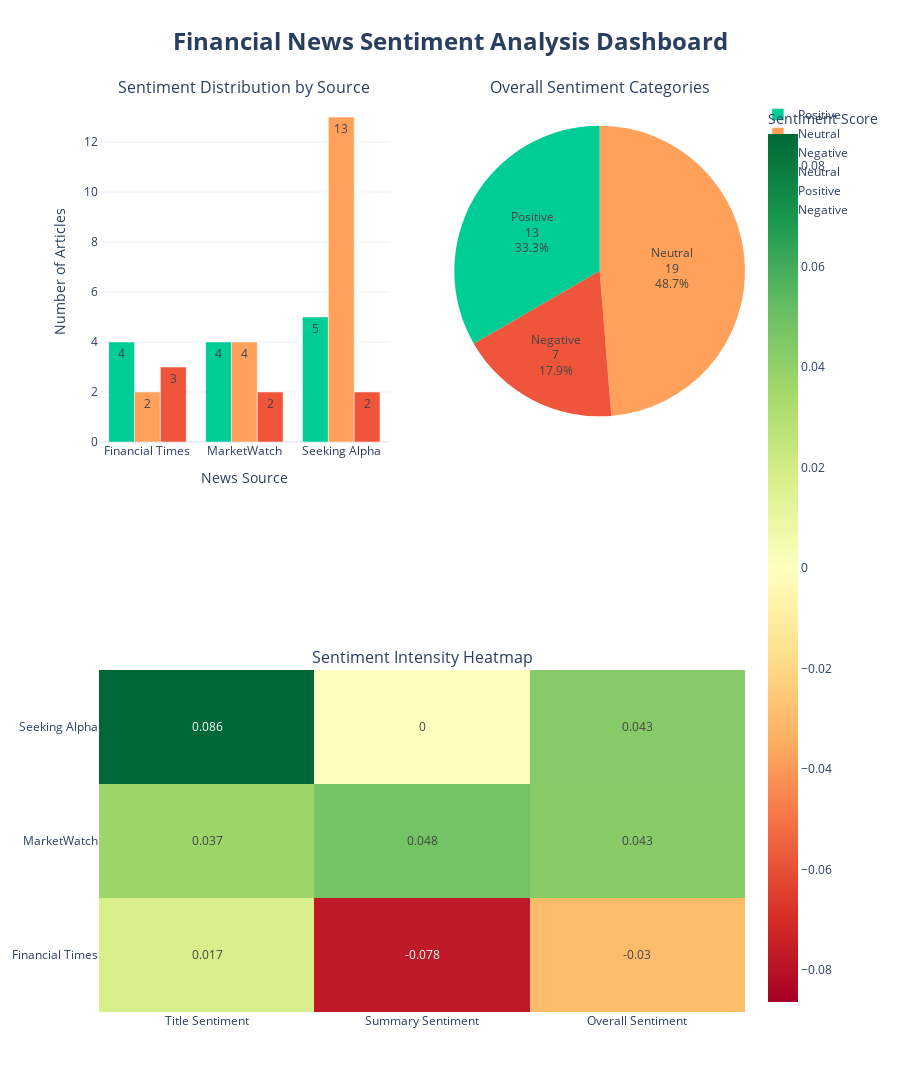

The notebook cell this image was saved under:
### Markdown cell above
## 📊 Visualization 1: News Sentiment Overview

Our first visualization provides a comprehensive overview of news sentiment across sources, showing both the distribution and intensity of market sentiment.

### Code cell
# Create sentiment overview visualization
fig1 = make_subplots(
    rows=2, cols=2,
    subplot_titles=(
        'Sentiment Distribution by Source',
        'Overall Sentiment Categories',
        'Sentiment Intensity Heatmap',
        'Daily Sentiment Trend'
    ),
    specs=[
        [{"type": "bar"}, {"type": "pie"}],
        [{"type": "heatmap", "colspan": 2}, None]
    ]
)

# 1. Sentiment by Source (Stacked Bar)
source_sentiment = pd.crosstab(final_df['source'], final_df['sentiment_category'])
colors = {'Positive': '#00CC96', 'Neutral': '#FFA15A', 'Negative': '#EF553B'}

for sentiment in ['Positive', 'Neutral', 'Negative']:
    if sentiment in source_sentiment.columns:
        fig1.add_trace(
            go.Bar(
                name=sentiment,
                x=source_sentiment.index,
                y=source_sentiment[sentiment],
                marker_color=colors[sentiment],
                text=source_sentiment[sentiment],
                textposition='inside'
            ),
            row=1, col=1
        )

# 2. Overall Sentiment Pie Chart
sentiment_counts = final_df['sentiment_category'].value_counts()
fig1.add_trace(
    go.Pie(
        labels=sentiment_counts.index,
        values=sentiment_counts.values,
        marker_colors=[colors[cat] for cat in sentiment_counts.index],
        textinfo='label+percent+value'
    ),
    row=1, col=2
)

# 3. Sentiment Intensity Heatmap
# Create heatmap data
heatmap_data = final_df.groupby('source')[['title_vader_compound', 'summary_vader_compound', 'overall_sentiment']].mean()
heatmap_data.columns = ['Title Sentiment', 'Summary Sentiment', 'Overall Sentiment']

fig1.add_trace(
    go.Heatmap(
        z=heatmap_data.values,
        x=heatmap_data.columns,
        y=heatmap_data.index,
        colorscale='RdYlGn',
        zmid=0,
        text=heatmap_data.round(3),
        texttemplate='%{text}',
        textfont={"size": 12},
        colorbar_title="Sentiment Score"
    ),
    row=2, col=1
)

# Update layout
fig1.update_layout(
    title={
        'text': "<b>Financial News Sentiment Analysis Dashboard</b>",
        'x': 0.5,
        'font': {'size': 24}
    },
    height=1200,
    showlegend=True,
    template='plotly_white'
)

# Update axes
fig1.update_xaxes(title_text="News Source", row=1, col=1)
fig1.update_yaxes(title_text="Number of Articles", row=1, col=1)

fig1.show()

### Figure 1 — Plotly figure (JSON) as saved in the notebook; plotly's stock layout.template omitted (floating-point values rounded to 4 significant figures)
{"data": [{"marker": {"color": "#00CC96"}, "name": "Positive", "text": [4.0, 4.0, 5.0], "textposition": "inside", "type": "bar", "x": ["Financial Times", "MarketWatch", "Seeking Alpha"], "xaxis": "x", "y": [4, 4, 5], "yaxis": "y"}, {"marker": {"color": "#FFA15A"}, "name": "Neutral", "text": [2.0, 4.0, 13.0], "textposition": "inside", "type": "bar", "x": ["Financial Times", "MarketWatch", "Seeking Alpha"], "xaxis": "x", "y": [2, 4, 13], "yaxis": "y"}, {"marker": {"color": "#EF553B"}, "name": "Negative", "text": [3.0, 2.0, 2.0], "textposition": "inside", "type": "bar", "x": ["Financial Times", "MarketWatch", "Seeking Alpha"], "xaxis": "x", "y": [3, 2, 2], "yaxis": "y"}, {"domain": {"x": [0.55, 1], "y": [0.625, 1]}, "labels": ["Neutral", "Positive", "Negative"], "marker": {"colors": ["#FFA15A", "#00CC96", "#EF553B"]}, "textinfo": "label+percent+value", "type": "pie", "values": [19, 13, 7]}, {"colorbar": {"title": {"text": "Sentiment Score"}}, "colorscale": [[0, "rgb(165,0,38)"], [0.1, "rgb(215,48,39)"], [0.2, "rgb(244,109,67)"], [0.3, "rgb(253,174,97)"], [0.4, "rgb(254,224,139)"], [0.5, "rgb(255,255,191)"], [0.6, "rgb(217,239,139)"], [0.7, "rgb(166,217,106)"], [0.8, "rgb(102,189,99)"], [0.9, "rgb(26,152,80)"], [1, "rgb(0,104,55)"]], "text": [[0.017, -0.078, -0.03], [0.037, 0.048, 0.043], [0.086, 0.0, 0.043]], "textfont": {"size": 12}, "texttemplate": "%{text}", "type": "heatmap", "x": ["Title Sentiment", "Summary Sentiment", "Overall Sentiment"], "xaxis": "x2", "y": ["Financial Times", "MarketWatch", "Seeking Alpha"], "yaxis": "y2", "z": [[0.01747, -0.07753, -0.03003], [0.03719, 0.04799, 0.04259], [0.08638, 0.0, 0.04319]], "zmid": 0}], "layout": {"annotations": [{"font": {"size": 16}, "showarrow": false, "text": "Sentiment Distribution by Source", "x": 0.225, "xanchor": "center", "xref": "paper", "y": 1, "yanchor": "bottom", "yref": "paper"}, {"font": {"size": 16}, "showarrow": false, "text": "Overall Sentiment Categories", "x": 0.775, "xanchor": "center", "xref": "paper", "y": 1, "yanchor": "bottom", "yref": "paper"}, {"font": {"size": 16}, "showarrow": false, "text": "Sentiment Intensity Heatmap", "x": 0.5, "xanchor": "center", "xref": "paper", "y": 0.375, "yanchor": "bottom", "yref": "paper"}], "height": 1200, "showlegend": true, "title": {"font": {"size": 24}, "text": "<b>Financial News Sentiment Analysis Dashboard</b>", "x": 0.5}, "xaxis": {"anchor": "y", "domain": [0, 0.45], "title": {"text": "News Source"}}, "xaxis2": {"anchor": "y2", "domain": [0, 1]}, "yaxis": {"anchor": "x", "domain": [0.625, 1], "title": {"text": "Number of Articles"}}, "yaxis2": {"anchor": "x2", "domain": [0, 0.375]}}}
